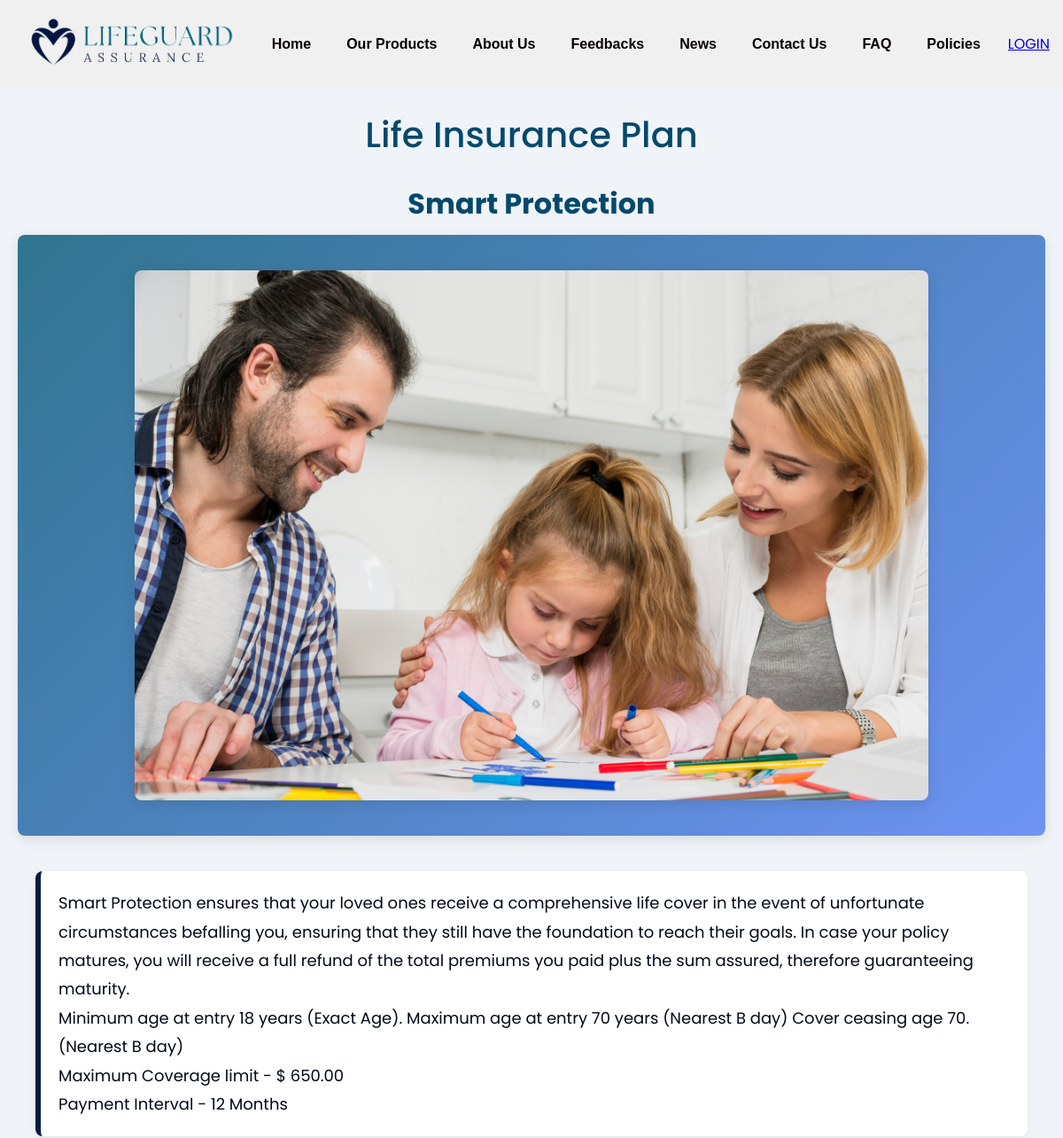
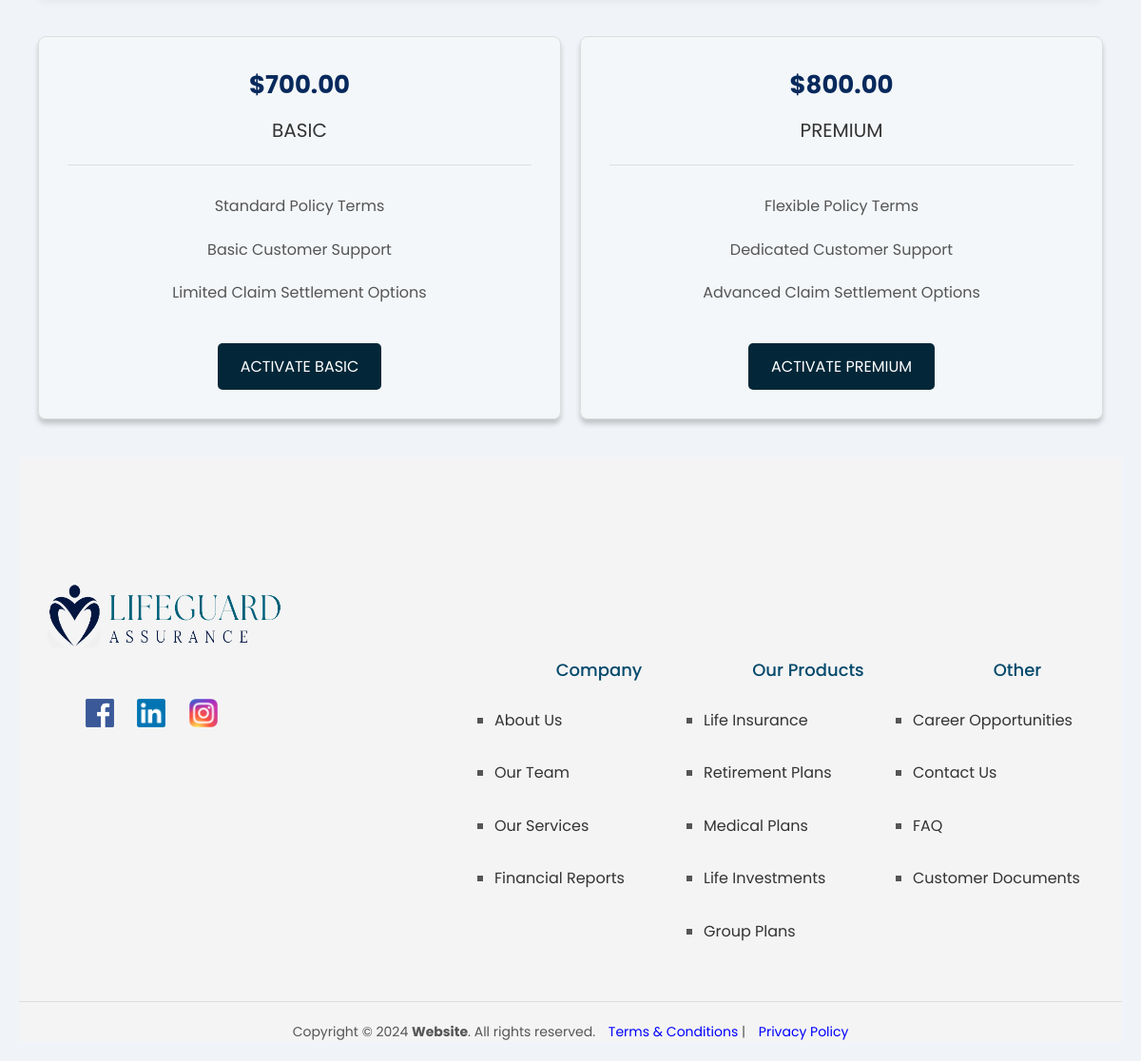
/package_details.php?package_id=39, run on the app's committed database (2 pictures, top to bottom).
### tables this page shows
CREATE TABLE `insurance_packages` (
  `package_id` int(11) NOT NULL,
  `package_name` varchar(255) NOT NULL,
  `package_type` varchar(100) NOT NULL,
  `package_description` text DEFAULT NULL,
  `max_coverage_limit` decimal(15,2) DEFAULT NULL,
  `payment_interval` varchar(50) DEFAULT NULL,
  `premium_amount` decimal(10,2) DEFAULT NULL,
  `regulation` text DEFAULT NULL,
  `basic_amount` decimal(15,2) DEFAULT NULL
);

### Package_details.php (the view, shortened to what this page needs)
<?php
   if (!isset($_SESSION["username"])) {
       include("headerLogin.php");
   } else {
       include("header.php");
   }
?>
<!DOCTYPE html>
<html>
    <head>
        <link rel="stylesheet" href="style/Package_details.css">
    </head>
    <?php
            include "config.php";
            $package_id = $_GET['package_id'];
            $SQL = "SELECT *FROM insurance_packages where package_id = $package_id";
            $result = $conn->query($SQL);
            if ($result->num_rows > 0) {
                $row = $result->fetch_assoc();
                $package_type = $row["package_type"];
                $package_name = $row["package_name"];
                $package_description = $row["package_description"];
                $regulation = $row["regulation"];
                $max_coverage_limit = $row["max_coverage_limit"];
                $payment_interval = $row["payment_interval"];
                $premium_amount = $row["premium_amount"];
                $basic_amount = $row["basic_amount"];
            }
    ?>
    <body>
        <div>
            <h3><?php echo $package_type?></h3>
            <h2><b><?php echo $package_name?></b></h2>
        </div>
        <div class="image-container">
            <img src="images/1.jpg" alt="life insurance" class="img">
        </div>
        <section class="paragraph">
            <div>
                <p class="para">
                    <?php echo $package_description ?>
                </p>
                <p class="para">
                    <?php echo $regulation ?>
                </p>
                <p class="para">
                    Maximum Coverage limit - $
                    <?php echo $max_coverage_limit ?>
                    <br>
                    Payment Interval -
                    <?php echo $payment_interval ?>
                     Months
                </p>
            </div>
        </section>
        <section class="pricing-section">
            <div class="grid-container">
                <div class="grid-item-1">
                    <div class="grid-content">
                        <h4> $<?php echo $basic_amount; ?></h4>
                        <p>BASIC</p>
                        <hr>
                        <ul>
                            <li>Standard Policy Terms</li>
                            <li>Basic Customer Support</li>
                            <li>Limited Claim Settlement Options</li>
                        </ul>
                        <form action="Package_Activation.php" method="GET">
                            <button type="submit" class="activate-btn">ACTIVATE BASIC</button>
                        </form>
                    </div>
                </div>
                <div class="grid-item-2">
                    <div class="grid-content">
                        <h4> $<?php echo $premium_amount; ?></h4>
                        <p>PREMIUM</p>
                        <hr>
                        <ul>
                            <li>Flexible Policy Terms</li>
                            <li>Dedicated Customer Support</li>
                            <li>Advanced Claim Settlement Options</li>
                        </ul>
                        <form action="Package_Activation.php" method="GET">
                            <button type="submit" class="activate-btn" name="submit" value = "submit">ACTIVATE PREMIUM</button>
                        </form>
                    </div>
                </div>
            </div>
        </section>
    </body>
</html>
<?php
include('footer.php');
?>

### style/headerfooter.css (style rules this page uses)
* { margin: 0; padding: 0; box-sizing: border-box; font-family:'poppins'; }

### style/Package_details.css (style rules this page uses)
body { font-family: 'Arial', sans-serif; line-height: 1.6; color: #333; margin: 20px; background-color: #f0f4f8; }
h2 { padding-top: 10px; margin:10px; text-align: center; color: #03496c; font-weight: 500; font-size: 32px; }
h3 { padding-top: 100px; margin:10px; text-align: center; color: #03496c; font-weight: 500; font-size: 40px; }
.img { width: auto; max-width: 80%; height: auto; margin: 20px auto; border-radius: 8px; box-shadow: 0px 4px 15px rgba(0, 0, 0, 0.1); display: block; }
.image-container { display: flex; justify-content: center; align-items: center; height: auto; background: linear-gradient(135deg, #30748f, #6e93f3); padding: 20px; border-radius: 8px; box-shadow: 0px 4px 15px rgba(0, 0, 0, 0.1); }
.paragraph { margin: 40px 20px; font-size: 18px; color: #010a17; line-height: 1.8; background-color: white; padding: 20px; border-radius: 8px; box-shadow: 0px 4px 10px rgba(0, 0, 0, 0.05); border-left: 6px solid #031c42; }
.grid-container { display: grid; grid-template-columns: repeat(2, 1fr); gap: 20px; margin: 40px auto; padding: 0 20px; }
.grid-item-1, .grid-item-2 { background-color: rgba(245, 248, 250, 0.862); border: 1px solid #ddd; padding: 30px; border-radius: 8px; text-align: center; box-shadow: 0px 5px 5px rgba(48, 48, 48, 0.231); transition: background-color 0.3s ease-in-out, box-shadow 0.3s ease-in-out; }
h4 { font-size: 26px; color: #07295c; margin-bottom: 10px; }
.grid-item-1 p, .grid-item-2 p { font-size: 20px; color: #333; margin-bottom: 20px; }
hr { border: 0; border-top: 1px solid #ddd; margin: 20px 0; }
ul { list-style-type: none; padding-left: 0; margin-bottom: 30px; }
ul li { font-size: 16px; padding: 10px 0; color: #555; }
button { padding: 12px 24px; background-color: #032738; color: white; border: none; border-radius: 5px; font-size: 16px; cursor: pointer; transition: background-color 0.3s ease-in-out; }

### data on the page
insurance_packages: package_type "Life Insurance Plan", package_name "Smart Protection", package_description "Smart Protection ensures that your loved ones receive a comprehensive life cover in the event of unfortunate circumstances befalling you, ensuring that they still have the foundation to reach their goals. In case your policy matures, you will receive a full refund of the total premiums you paid plus the sum assured, therefore guaranteeing maturity.", regulation "Minimum age at entry 18 years (Exact Age). Maximum age at entry 70 years (Nearest B day) Cover ceasing age 70. (Nearest B day)", max_coverage_limit "650.00", payment_interval "12", basic_amount "700.00", premium_amount "800.00"
